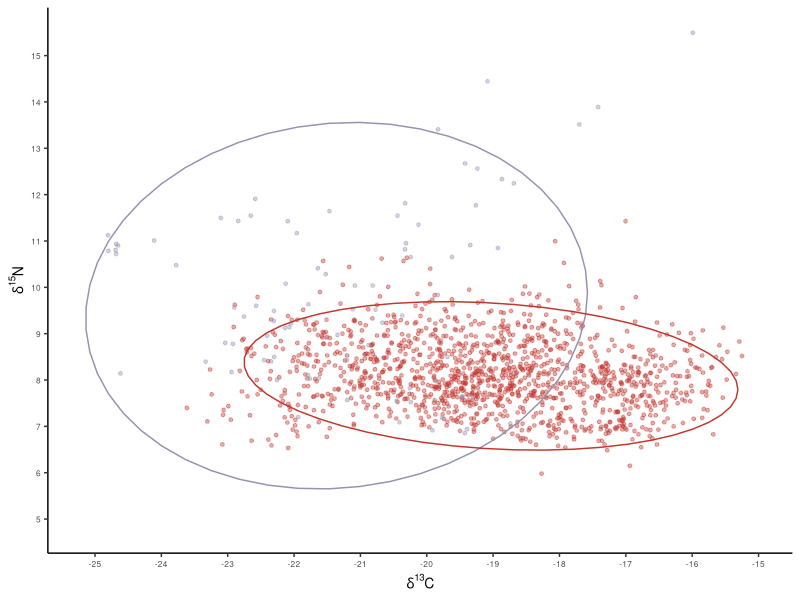
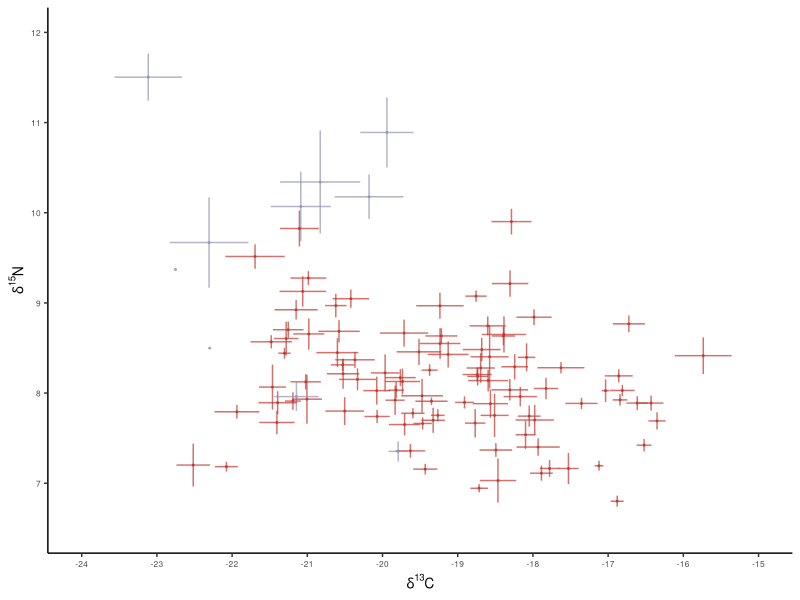
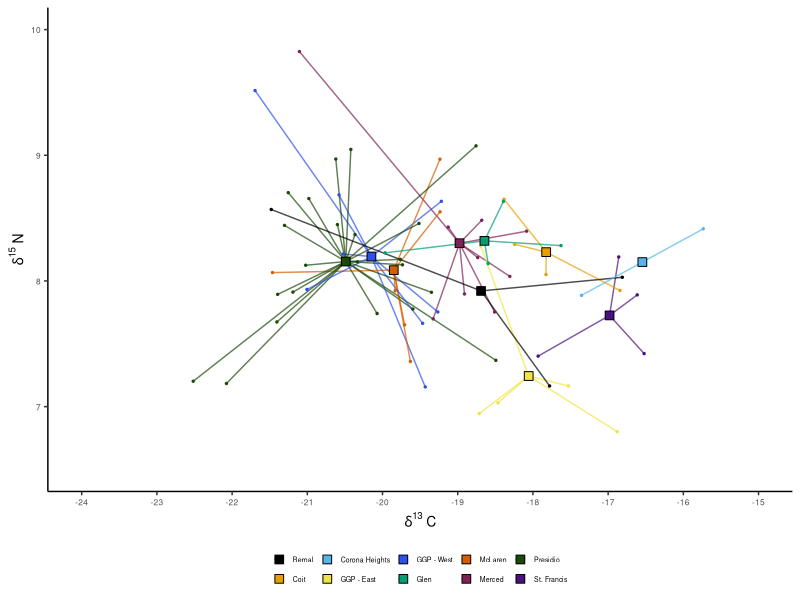
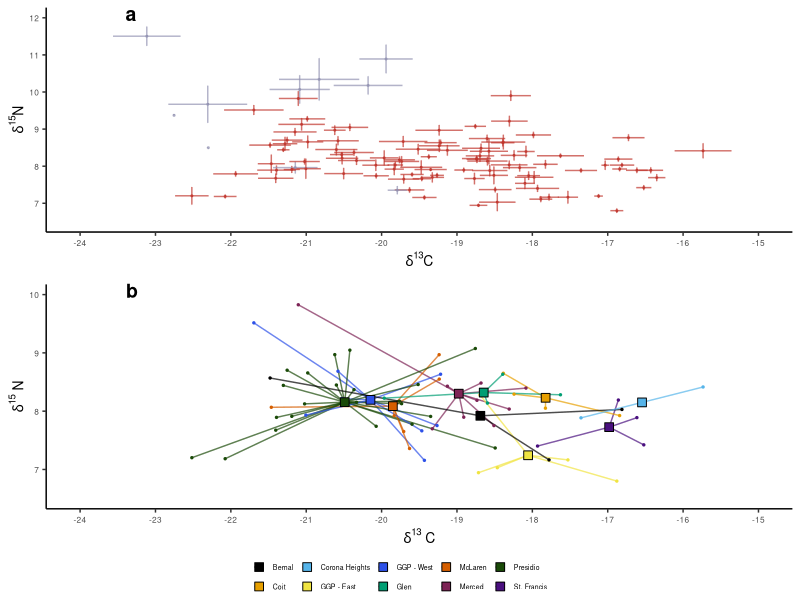
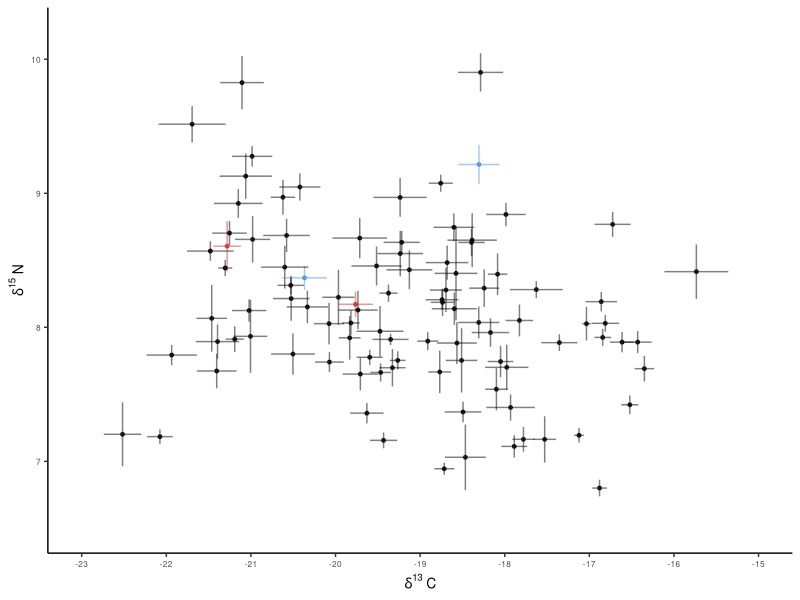

The R source for these figures, in order:
## ---- chunk 1
knitr::opts_chunk$set(echo = TRUE)

library(tidyverse)
library(plotrix)
library(ggpubr)

colors <- c("#000000", "#E69F00", "#56B4E9", "#2D51E8", "#F0E442", "#009E73", "#D55E00", "#7D2355", "#1A4A08","#4A107F")

family_colors <- c("Bernal" = colors[1],
                   "Coit" = colors[2],
                   "Corona Heights" = colors[3],
                   "GGP - West" = colors[4],
                   "GGP - East" = colors[5],
                   "Glen" = colors[6],
                   "McLaren" = colors[7],
                   "Merced" = colors[8],
                   "Presidio" = colors[9],
                   "St. Francis" = colors[10])

# Make custom theme
theme_custom <- function() {
  theme_classic()+
  theme(panel.grid.minor = element_blank(),
        strip.text = element_text(size = 12, face = "bold"),
        plot.background = element_rect(fill = "white", color = NA),
        plot.title = element_text(size = 7),
        strip.background = element_blank(),
        axis.text.y = element_text(size=6),
        axis.text.x = element_text(size=6),
        axis.title.y = element_text(size=10),
        axis.title.x = element_text(size=10))}
## ---- chunk 2
data_clean <- read.csv("Cleaned_Data/cleaned_whiskerdata.csv")
data_average <- read.csv("Cleaned_Data/averaged_whiskerdata.csv")
## ---- chunk 3
# Plot - all data points
fig.S3 <- data_clean %>% 
  ggplot(aes(x=C_raw, y=N_raw, color=urban)) +
  geom_point(size=1, alpha=0.4)+
  stat_ellipse(level=0.95)+
  scale_color_manual(values=c("#9292B1", "#c0362d"))+
  xlab(expression({delta}^13*C))+
  ylab(expression({delta}^15*N))+
  scale_x_continuous(limits=c(-25.2,-15), breaks=seq(-25,-15,by=1))+
  scale_y_continuous(limits=c(4.8,15.5), breaks=seq(5,15,by=1))+
  theme_custom()+
  theme(legend.position = "none")

fig.S3

# ggsave("Figures/FigureS3.png",dpi=600, width=4, height=3)

# All individuals with standard error bars
fig2a <- data_average %>% 
  ggplot(aes(x=C_avg, y=N_avg, color=urban))+
  geom_errorbar(aes(ymin=N_avg-N_se, ymax=N_avg+N_se, color=urban), alpha=0.7)+
  geom_errorbar(aes(xmin=C_avg-C_se, xmax=C_avg+C_se, color=urban), alpha=0.7)+
  geom_point(size=0.4,alpha=0.7)+
  scale_color_manual(values=c("#9292B1", "#c0362d"))+
  xlab(expression({delta}^13*C))+
  ylab(expression({delta}^15*N))+
  scale_x_continuous(limits=c(-24,-15), breaks=seq(-24,-15,by=1))+
  scale_y_continuous(limits=c(6.5,12), breaks=seq(7,12,by=1))+
  theme_custom()+
  theme(legend.position = "none")

fig2a

# ggsave("Figures/Figure2a.png",dpi=600, width=3.4, height=2.8)

# Create data frame with only SF coyotes
data_average_sf <- data_average %>% 
  filter(urban == "urban")

# Compute center points
center_points <- data_average_sf %>%
  filter(group != "NA") %>%
  group_by(group) %>%
  summarize(C_center = mean(C_avg, na.rm = TRUE),
            N_center = mean(N_avg, na.rm = TRUE))

# Join center points back to the original data
data_with_centers <- data_average_sf %>%
  filter(group != "NA") %>%
  left_join(center_points, by = "group")

# SF individuals colored by family group
fig.2b <- data_with_centers %>% 
  ggplot(aes(x=C_avg, y=N_avg, 
             color=group, fill=group)) +
  geom_segment(aes(x = C_center, y = N_center, 
                   xend = C_avg, yend = N_avg, 
                   color = group),  linewidth=0.5, alpha=0.7) + 
  geom_point(size=0.5) +  
  geom_point(data=center_points, aes(x=C_center, y=N_center, fill=group), 
             color="black", size=3, shape=22, stroke=0.5)+  
  scale_color_manual(values=family_colors) +
  scale_fill_manual(values=family_colors) +
  xlab(expression(delta^{13}~C)) +
  ylab(expression(delta^{15}~N)) +
  scale_x_continuous(limits=c(-24,-15), breaks=seq(-24,-15,by=1)) +
  scale_y_continuous(limits=c(6.5,10), breaks=seq(7,10,by=1)) +
  theme_custom() +
  theme(legend.position = "bottom",
        legend.text = element_text(size=5),
        legend.key.size = unit(0.1, 'cm'),
        legend.title = element_blank())

fig.2b

# ggsave("Figures/Figure4.png",dpi=600, width=3.4, height=2.8)


leg <- get_legend(fig.2b)

# Combine plots
ggarrange(
  fig2a, fig.2b,
  ncol = 1, nrow = 2, 
  labels = c("a", "b"),
  common.legend=F,
  align = "hv",
  label.x = 0.15,
  widths=c(1,1), heights=c(1,1),
  legend="bottom",
  legend.grob = leg)

# ggsave("Figures/Figure2.png",dpi=600, width=3.4, height=6)
 
# Plot all SF individuals, highlighting repeatedly sampled individuals
fig.S2 <- data_average_sf %>% 
  ggplot(aes(x = C_avg, y = N_avg)) +
  
  # Error bars
  geom_errorbar(aes(ymin = N_avg - N_se, ymax = N_avg + N_se,
                    color = case_when(
    whisker %in% c("S19-8775", "S19-8775-2") ~ "highlight",
    whisker %in% c( "S19-8786", "S19-8786-2") ~ "highlight2",
    TRUE ~ "black")), alpha = 0.5) +
  geom_errorbar(aes(xmin = C_avg - C_se, xmax = C_avg + C_se,
                    color = case_when(
    whisker %in% c("S19-8775", "S19-8775-2") ~ "highlight",
    whisker %in% c( "S19-8786", "S19-8786-2") ~ "highlight2",
    TRUE ~ "black")), alpha = 0.5) +
  
  # Points
  geom_point(aes(color = case_when(
    whisker %in% c("S19-8775", "S19-8775-2") ~ "highlight",
    whisker %in% c( "S19-8786", "S19-8786-2") ~ "highlight2",
    TRUE ~ "black")), size = 1, alpha = 0.8) +
  scale_color_manual(values = c("black" = "black", "highlight" = "#c0362d", "highlight2" = "#4E95D9")) +

  # Graphics
  xlab(expression(delta^{13}~C)) +
  ylab(expression(delta^{15}~N)) +
  scale_x_continuous(limits = c(-23, -15), breaks = seq(-23, -15, by = 1)) +
  scale_y_continuous(limits = c(6.5, 10.2), breaks = seq(7, 10, by = 1)) +
  theme_custom()+
  theme(legend.position = "none")

fig.S2

# ggsave("Figures/FigureS2.png",dpi=600, width=4, height=3)
